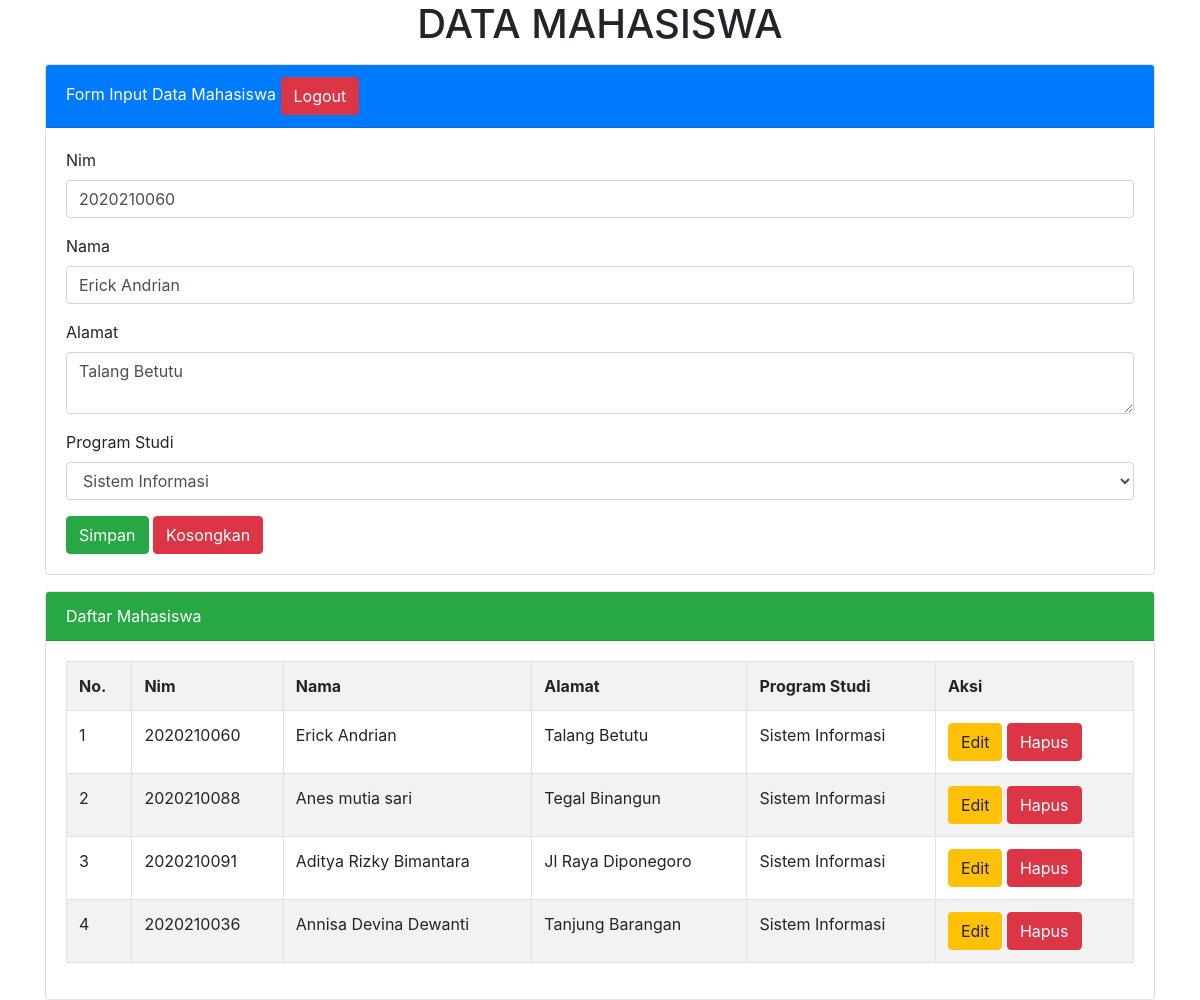
Screenshot of /index.php?hal=edit&id=5 with the database file from the repository.
### tables this page shows
CREATE TABLE `tmhs` (
  `id_mhs` int(11) NOT NULL,
  `nim` varchar(20) NOT NULL,
  `nama` varchar(100) NOT NULL,
  `alamat` varchar(130) NOT NULL,
  `prodi` varchar(50) NOT NULL
);

### index.php (the view, shortened to what this page needs)
<?php
	include 'koneksi.php';
	if(isset($_GET['hal']))
	{
		if($_GET['hal'] == "edit")
		{
			$tampil = mysqli_query($koneksi, "SELECT * FROM tmhs WHERE id_mhs = '$_GET[id]' ");
			$data = mysqli_fetch_array($tampil);
			if($data)
			{
				$vnim = $data['nim'];
				$vnama = $data['nama'];
				$valamat = $data['alamat'];
				$vprodi = $data['prodi'];
			}
		}
	}
?>
<!DOCTYPE html>
<html>
	<head>
		<link rel="stylesheet" type="text/css" href="css/bootstrap.min.css">
	</head>
<body>
	<div class="container">
	<h1 class="text-center">DATA MAHASISWA</h1>
	<div class="card mt-3">
	  <div class="card-header bg-primary text-white">
	    Form Input Data Mahasiswa
	    <tr>
	    			<td>
	    				<a href="logout.php"  class="btn btn-danger" > Logout </a>
	    			</td>
	    		</tr>
	  </div>
	  <div class="card-body">
	    <form method="post" action="">
	    	<div class="form-group">
	    		<label>Nim</label>
	    		<input type="text" name="tnim" value="<?=@$vnim?>" class="form-control" placeholder="Input Nim anda disini!" required>
	    	</div>
	    	<div class="form-group">
	    		<label>Nama</label>
	    		<input type="text" name="tnama" value="<?=@$vnama?>" class="form-control" placeholder="Input Nama anda disini!" required>
	    	</div>
	    	<div class="form-group">
	    		<label>Alamat</label>
	    		<textarea class="form-control" name="talamat"  placeholder="Input Alamat anda disini!"><?=@$valamat?></textarea>
	    	</div>
	    	<div class="form-group">
	    		<label>Program Studi</label>
	    		<select class="form-control" name="tprodi">
	    			<option value="<?=@$vprodi?>"><?=@$vprodi?></option>
	    		</select>
	    	</div>
	    	<button type="submit" class="btn btn-success" name="bsimpan">Simpan</button>
	    	<button type="reset" class="btn btn-danger" name="breset">Kosongkan</button>
	    </form>
	  </div>
	</div>
	<div class="card mt-3">
	  <div class="card-header bg-success text-white">
	    Daftar Mahasiswa
	  </div>
	  <div class="card-body">
	    <table class="table table-bordered table-striped">
	    	<tr>
	    		<th>No.</th>
	    		<th>Nim</th>
	    		<th>Nama</th>
	    		<th>Alamat</th>
	    		<th>Program Studi</th>
	    		<th>Aksi</th>
	    	</tr>
	    	<?php
	    		$no = 1;
	    		$tampil = mysqli_query($koneksi, "SELECT * from tmhs order by id_mhs desc");
	    		while($data = mysqli_fetch_array($tampil)) :
	    	?>
	    	<tr>
	    		<td><?=$no++;?></td>
	    		<td><?=$data['nim']?></td>
	    		<td><?=$data['nama']?></td>
	    		<td><?=$data['alamat']?></td>
	    		<td><?=$data['prodi']?></td>
	    		<td>
	    			<a href="index.php?hal=edit&id=<?=$data['id_mhs']?>" class="btn btn-warning"> Edit </a>
	    			<a href="index.php?hal=hapus&id=<?=$data['id_mhs']?>"
	    			   onclick="return confirm('Apakah yakin ingin menghapus data ini?')" class="btn btn-danger"> Hapus </a>
	    		</td>
	    	</tr>
	    <?php endwhile;  ?>
	    </table>
	</div>
		</div>
		</div>
	</body>
</html>

### rows the page displays
tmhs: tnim "2020210060", tnama "Erick Andrian", talamat "Talang Betutu", tprodi "Sistem Informasi", nim "2020210060", nama "Erick Andrian", alamat "Talang Betutu", prodi "Sistem Informasi"
tmhs: nim "2020210088", nama "Anes mutia sari", alamat "Tegal Binangun", prodi "Sistem Informasi"
tmhs: nim "2020210091", nama "Aditya Rizky Bimantara", alamat "Jl Raya Diponegoro", prodi "Sistem Informasi"
tmhs: nim "2020210036", nama "Annisa Devina Dewanti", alamat "Tanjung Barangan", prodi "Sistem Informasi"
